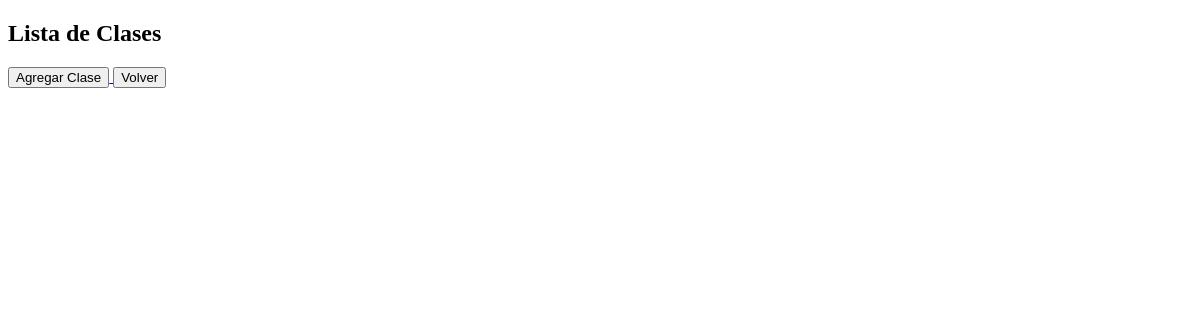
/listaClases, run on an earlier commit of the app's database.
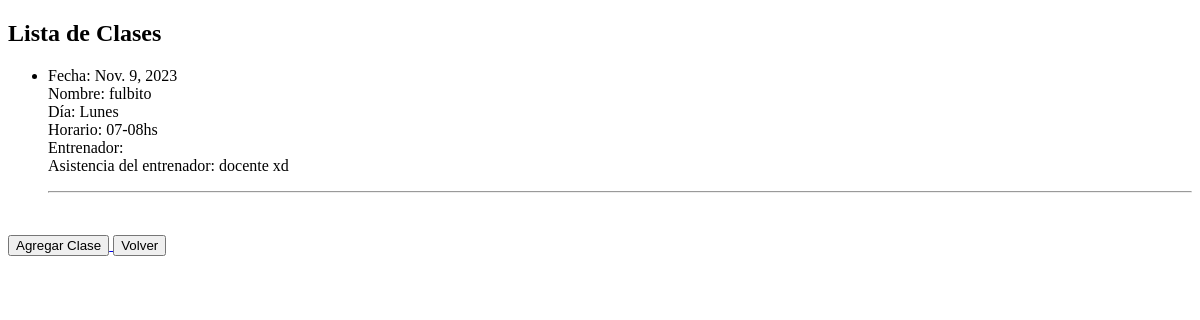
And on a later commit of the database.
### Actividades/models.py (models this page shows, shortened)
class Clase(models.Model):
    fecha = models.DateField(auto_now_add=True)
    actividad = models.ForeignKey(Actividad, on_delete=models.DO_NOTHING)
    asistencia = models.CharField(max_length=30, default='Sin registro')

class Actividad(models.Model):
    nombre = models.CharField(max_length=50)
    dia = models.ForeignKey(Dia, on_delete=models.CASCADE)
    horario = models.ForeignKey(Horario, on_delete=models.CASCADE)
    entrenadores = models.ManyToManyField(Entrenador)
    class Meta:
        ordering = ['id']

class Dia(models.Model):
    nombre = models.CharField(max_length=20)
    def __str__(self):
        return self.nombre

class Horario(models.Model):
    horario = models.CharField(max_length=50)
    def __str__(self):
        return self.horario

### Actividades/views.py (the view)
# urls.py: path('listaClases', views.listarClases, name='listaClases'),
def listarClases(request):
    clases = Clase.objects.all()
    contexto = {
        'titulo': 'Lista de Clases',
        'clases': clases
    }
    return render(request, 'Actividades/listaClases.html', contexto)

### Actividades/templates/Actividades/listaClases.html (shortened to what this page needs)
<!DOCTYPE html>
<html lang="en">
<head>
</head>
<body>
    <h2>{{titulo}}</h2>
    <ul>
        {% for clase in clases %}
        <li>
            <p>
                Fecha: {{clase.fecha}}<br>
                Nombre: {{clase.actividad.nombre}}<br>
                Día: {{clase.actividad.dia}}<br>
                Horario: {{clase.actividad.horario}}<br>
                Entrenador: {{clase.entrenador}}<br>
                Asistencia del entrenador: {{clase.asistencia}}<br>
            </p>
        </li>
        <hr>
        <br>
        {% endfor %}
    </ul>
    <a href=" {% url 'crearClase' %} ">
        <button>Agregar Clase</button>
    </a>
    <a href=" {% url 'HomePage' %} ">
        <button>Volver</button>
    </a>
</body>
</html>

What changed in the data, as far as the page shows it:
added Clase: fecha "Nov. 9, 2023", actividad.nombre "fulbito", actividad.dia "Lunes", actividad.horario "07-08hs", asistencia "docente xd"
